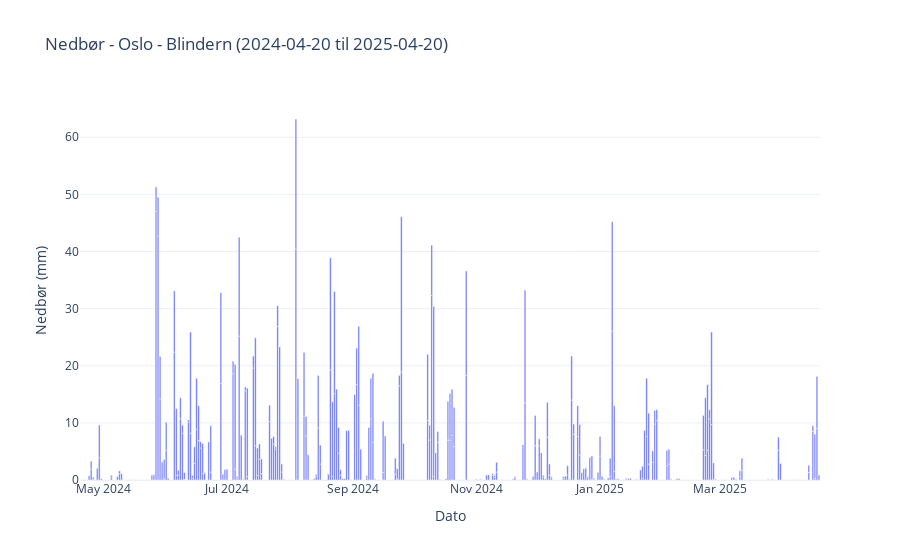

Notebook cell for this chart:
### Code cell
element_id = "sum(precipitation_amount P1D)"
element_name = "Nedbør"
unit = "mm"

def plot_weather_Barplot(df, element_name, station_name, start_date, end_date, unit=""):
    if df.empty:
        print("Ingen data å vise.")
        return

    fig = px.bar(
        df,
        x="date",
        y="value",
        title=f"{element_name} - {station_name} ({start_date} til {end_date})",
        labels={"date": "Dato", "value": f"{element_name} ({unit})"},
        template="plotly_white"
    )

    fig.update_traces(
        hovertemplate="Dato: %{x|%Y-%m-%d}<br>Verdi: %{y:.1f} {unit}"
    )
    fig.update_layout(
        xaxis_title="Dato",
        yaxis_title=f"{element_name} ({unit})",
        hovermode="x unified",
        showlegend=False
    )

    fig.show()

json_data = fetch_weather_data(client_id, station_id, start_date, end_date, [element_id])
df = parse_weather_data(json_data, element_id)
plot_weather_Barplot(df, element_name, "Oslo - Blindern", start_date, end_date, unit)

### Figure 1 — Plotly figure (JSON) as saved in the notebook; plotly's stock layout.template omitted (floating-point values rounded to 4 significant figures; data arrays with more than 128 entries replaced by an {"elided": "..."} marker saying what was removed)
{"data": [{"hovertemplate": "Dato: %{x|%Y-%m-%d}<br>Verdi: %{y:.1f} {unit}", "legendgroup": "", "marker": {"color": "#636efa", "pattern": {"shape": ""}}, "name": "", "orientation": "v", "showlegend": false, "textposition": "auto", "type": "bar", "x": {"elided": "730 str values"}, "xaxis": "x", "y": {"elided": "730 float values"}, "yaxis": "y"}], "layout": {"barmode": "relative", "hovermode": "x unified", "legend": {"tracegroupgap": 0}, "showlegend": false, "title": {"text": "Nedbør - Oslo - Blindern (2024-04-20 til 2025-04-20)"}, "xaxis": {"anchor": "y", "domain": [0, 1], "title": {"text": "Dato"}}, "yaxis": {"anchor": "x", "domain": [0, 1], "title": {"text": "Nedbør (mm)"}}}}
